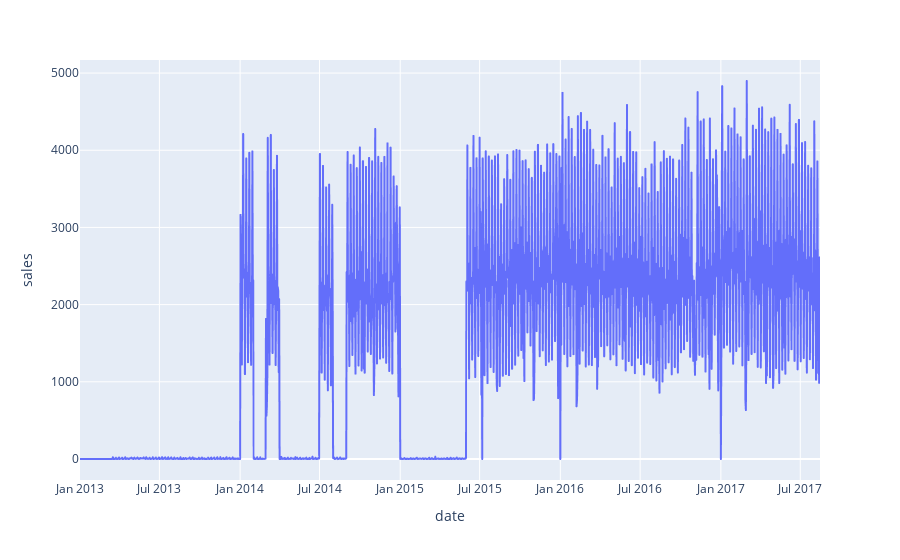

Write notebook code for a chart like this one.
### Code cell
sample = df_train.loc[(df_train['store_nbr'] == 1) & (df_train['family'] == 'PRODUCE')]
fig = px.line(sample, 'date', 'sales')
fig.show()

### Figure 1 — Plotly figure (JSON) as saved in the notebook; plotly's stock layout.template omitted (floating-point values rounded to 4 significant figures; data arrays with more than 128 entries replaced by an {"elided": "..."} marker saying what was removed)
{"data": [{"hovertemplate": "date=%{x}<br>sales=%{y}<extra></extra>", "legendgroup": "", "line": {"color": "#636efa", "dash": "solid"}, "marker": {"symbol": "circle"}, "mode": "lines", "name": "", "showlegend": false, "type": "scattergl", "x": {"elided": "1684 str values"}, "xaxis": "x", "y": {"elided": "1684 float values"}, "yaxis": "y"}], "layout": {"legend": {"tracegroupgap": 0}, "margin": {"t": 60}, "xaxis": {"anchor": "y", "domain": [0, 1], "title": {"text": "date"}}, "yaxis": {"anchor": "x", "domain": [0, 1], "title": {"text": "sales"}}}}
